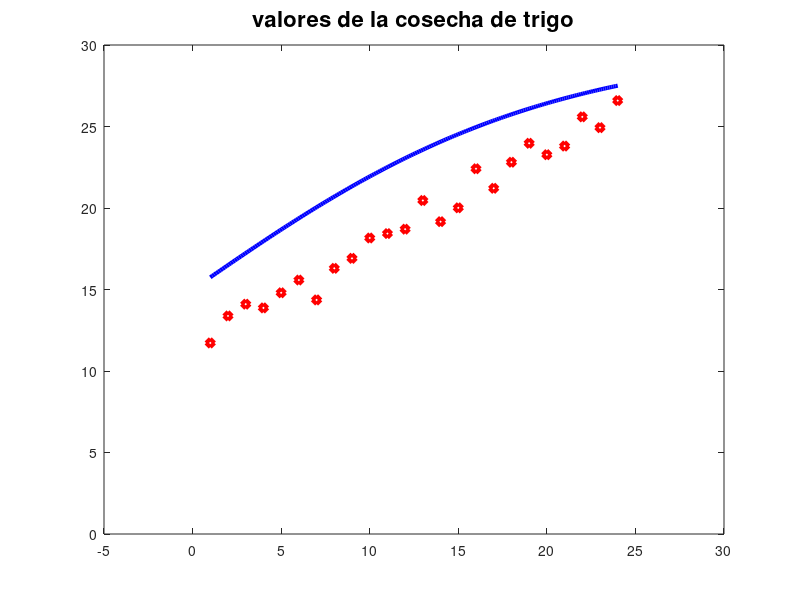

The MATLAB script that drew this image: (Note: this script raises an error after producing the figure.)
%script cosecha.m

close all

t=[1:24]; %linea del tiempo
y=[11.72 13.38 14.10 13.87 14.80 15.58 14.36 16.30 16.91 18.16];
y=[y 18.43 18.70 20.46 19.16 20.01 22.41 21.21 22.81 23.97];
y=[y 23.27 23.80 25.59 24.93 26.59];
y=y';

plot(t,y,'rd','Linewidth',3)
title('valores de la cosecha de trigo','Fontsize',16)
axis([-5 30 0 30])
hold on

xin =[0 ; 1 ; 30];
a=0.1;b=1;c1=30;

tt=linspace(1,24,200)';

%funcion c(t)=x(3)/(1+x(2)*exp(-x(1)*t))
%
vv=c1./(1+b.*exp(-a*tt));
%
plot(tt,vv,'b','Linewidth',3)


% Aqui empieza la optimización

[xmin1] = mibfgs('ftrigo',xin)

[xmin2] = dfpinv('ftrigo',xin)





